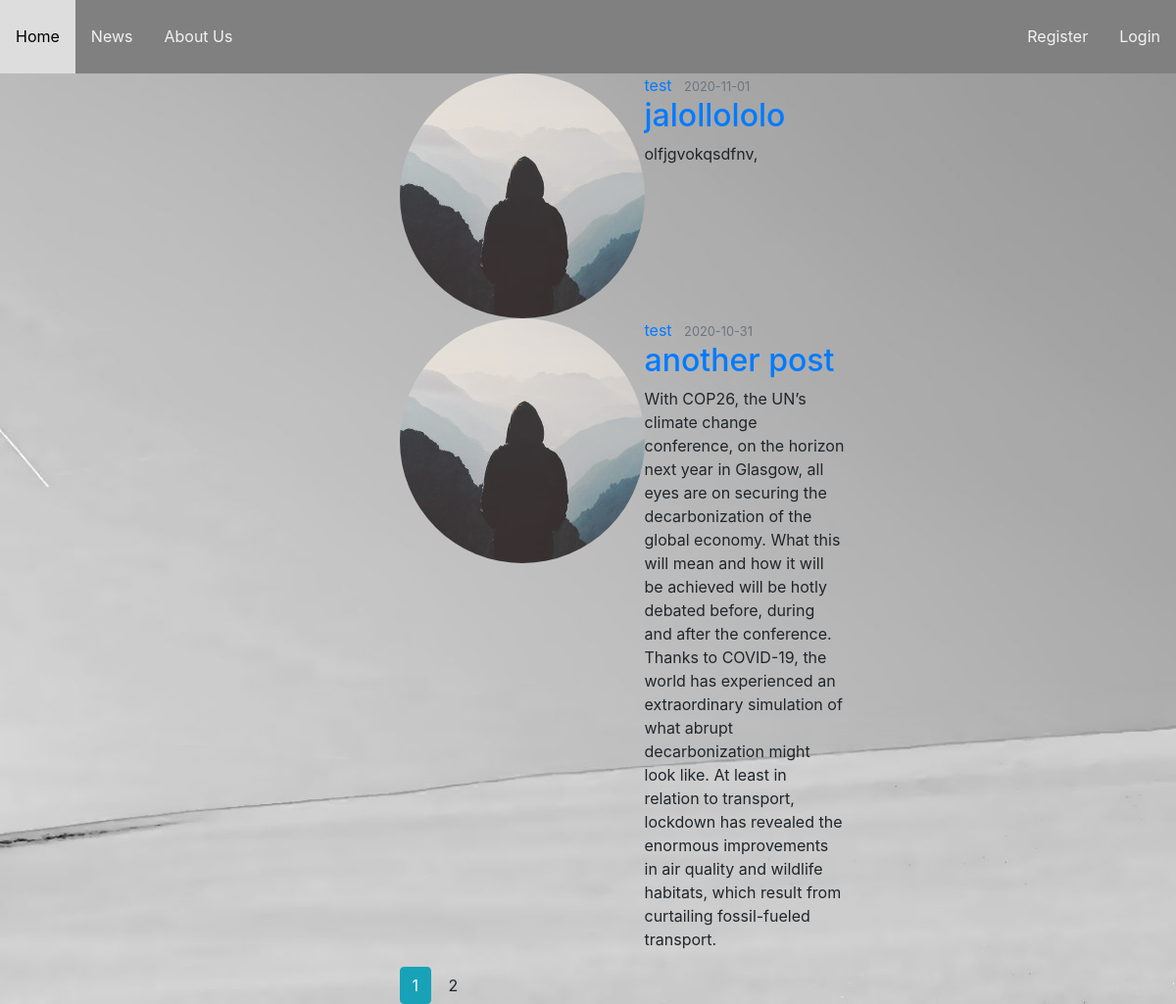
The page /user/test on the database as committed earlier.
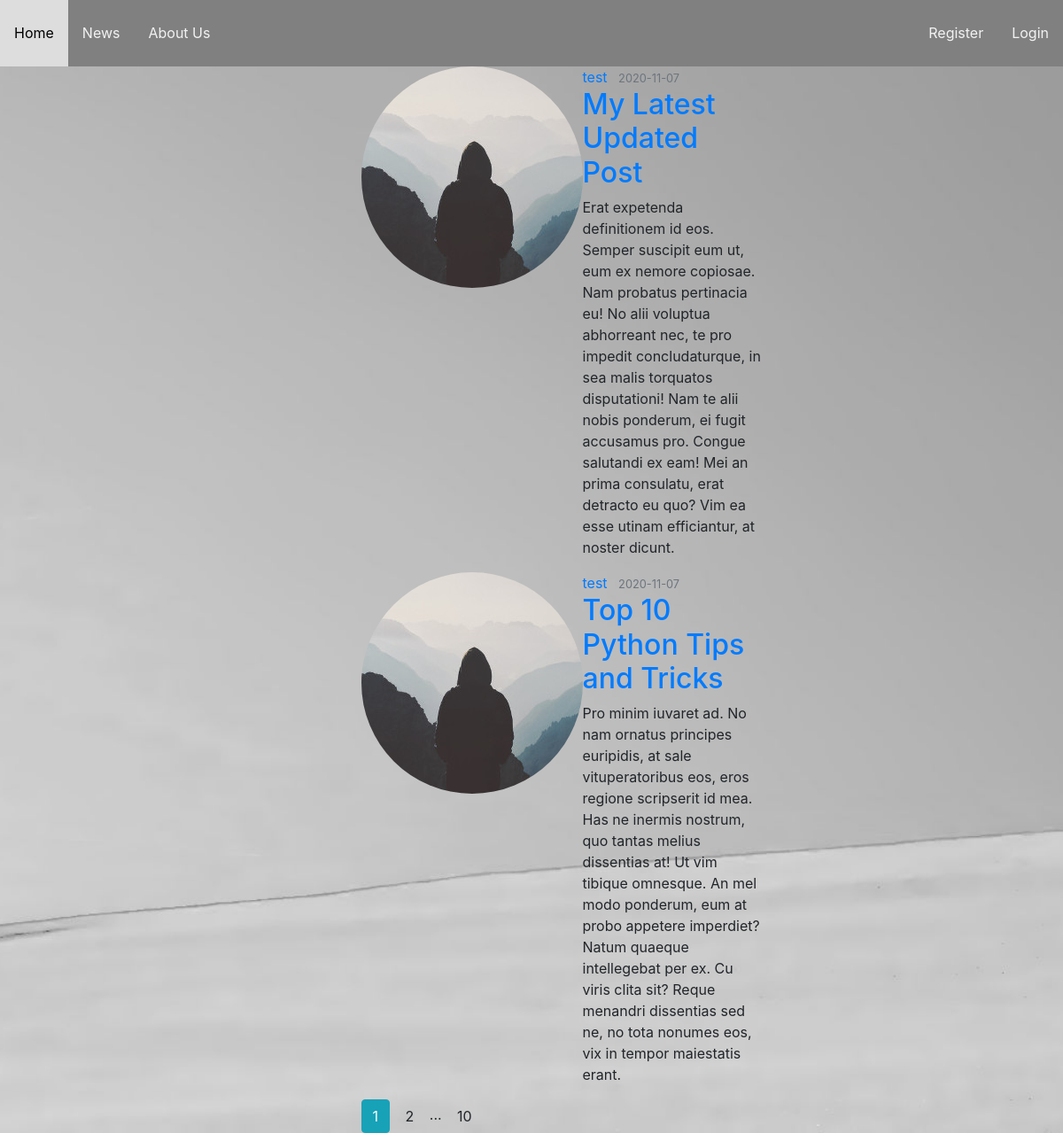
The same page on the database as committed later.
### flaskblog/models.py (models this page shows, shortened)
class Post(db.Model ,UserMixin):
    id = db.Column(db.Integer , primary_key = True)
    title = db.Column(db.String(20) , nullable = False )
    content = db.Column(db.Text, nullable = False )
    date_posted = db.Column(db.DateTime , default=datetime.utcnow)
    user_id = db.Column(db.Integer , db.ForeignKey('user.id'))

class User(db.Model ,UserMixin):
    id = db.Column(db.Integer , primary_key = True)
    username = db.Column(db.String(20) , unique = True , nullable = False )
    email = db.Column(db.String(120) , unique = True , nullable = False )
    image_file = db.Column(db.String(40) , nullable = False , default = 'default.jpg')
    password = db.Column(db.String(60) , nullable = False)
    posts = db.relationship('Post' , backref = 'author')

### flaskblog/posts/routes.py (the view)
@posts.route("/user/<string:username>" , methods=['GET','POST'])
def user_posts(username):
    page = request.args.get('page' ,1 ,type=int )
    user = User.query.filter_by(username=username).first_or_404()
    posts = Post.query.filter_by(author=user)\
            .order_by(Post.date_posted.desc())\
            .paginate(page = page , per_page = 2 )
    return render_template('user_posts.html' , title = username , posts = posts)

### flaskblog/templates/user_posts.html (shortened to what this page needs)
{% extends 'layout.html' %}
{% block link_css %}
    <link rel="stylesheet" type="text/css" href="{{ url_for('static', filename='home.css') }}">
{% endblock %}
{% block content %}
<div class="row">
    <div class="col-md-3">
    </div>
    <div class="col-md-7">
        {% for post in posts.items %}
            <article class="media content-section">
              <img class="rounded-circle article-img" src="{{ url_for('static', filename='profile_pics/' + post.author.image_file) }}">
              <div class="media-body">
                <div class="article-metadata">
                  <a class="mr-2" href="{{ url_for('posts.user_posts' , username = post.author.username)}}">{{ post.author.username }}</a>
                  <small class="text-muted">{{ post.date_posted.strftime('%Y-%m-%d') }}</small>
                </div>
                <h2><a class="article-title" href=" {{ url_for('posts.post' , post_id = post.id) }} ">{{ post.title }}</a></h2>
                <p class="article-content">{{ post.content }}</p>
              </div>
            </article>
        {% endfor %}
        {% for page_num in posts.iter_pages(left_edge=1, right_edge=1, left_current=1, right_current=2) %}
            {% if page_num %}
                {% if posts.page == page_num %}
                    <a class="btn btn-info" href="{{url_for('main.home' , page = page_num)}}">{{page_num}}</a>
                {% else %}
                    <a class="btn btn-outilne-info" href="{{url_for('main.home' , page = page_num)}}">{{page_num}}</a>
                {% endif %}
            {% else %}
                ...
            {% endif %}
        {% endfor %}
    </div>
</div>
{% endblock content %}

Rows that differ between the two databases and show on the page:
no longer on this page (row edited): Post: image_file (placeholder picture), author.username "test", date_posted "2020-11-01", title "jalollololo", content "olfjgvokqsdfnv,"
no longer on this page (row unchanged): Post: image_file (placeholder picture), author.username "test", date_posted "2020-10-31", title "another post", content "With COP26, the UN’s climate change conference, on the horizon next year in Glasgow, all eyes are on securing the decarbonization of the global economy. What this will mean and how it will be achieved will be hotly debated before, during and after the conference. Thanks to COVID-19, the world has experienced an extraordinary simulation of what abrupt decarbonization might look like. At least in relation to transport, lockdown has revealed the enormous improvements in air quality and wildlife habitats, which result from curtailing fossil-fueled transport."
added Post: image_file (placeholder picture), author.username "test", date_posted "2020-11-07", title "My Latest Updated Post", content "Erat expetenda definitionem id eos. Semper suscipit eum ut, eum ex nemore copiosae. Nam probatus pertinacia eu! No alii voluptua abhorreant nec, te pro impedit concludaturque, in sea malis torquatos disputationi! Nam te alii nobis ponderum, ei fugit accusamus pro. Congue salutandi ex eam! Mei an prima consulatu, erat detracto eu quo? Vim ea esse utinam efficiantur, at noster dicunt."
added Post: image_file (placeholder picture), author.username "test", date_posted "2020-11-07", title "Top 10 Python Tips and Tricks", content "Pro minim iuvaret ad. No nam ornatus principes euripidis, at sale vituperatoribus eos, eros regione scripserit id mea. Has ne inermis nostrum, quo tantas melius dissentias at! Ut vim tibique omnesque. An mel modo ponderum, eum at probo appetere imperdiet? Natum quaeque intellegebat per ex. Cu viris clita sit? Reque menandri dissentias sed ne, no tota nonumes eos, vix in tempor maiestatis erant."
Other text that changed with them:
new list line: "10"
